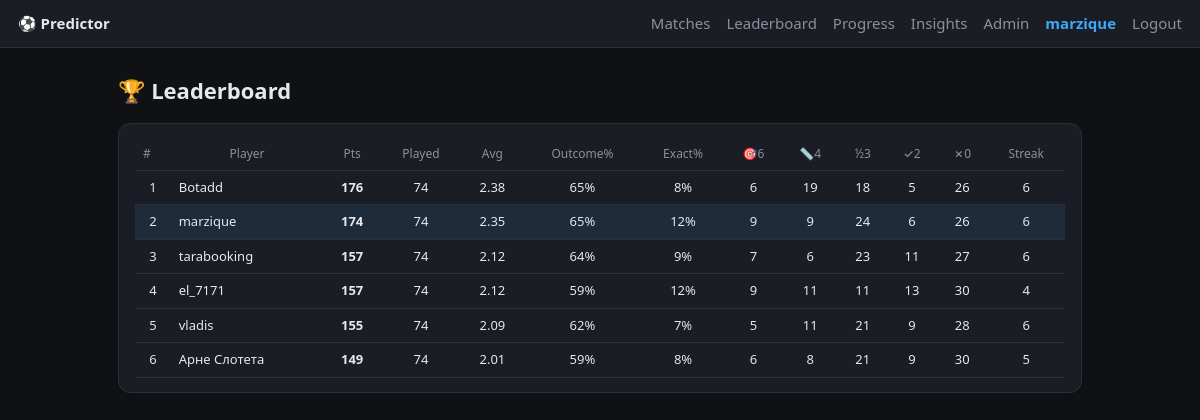
/leaderboard (signed in), run on the app's committed database.
### tables this page shows
CREATE TABLE users (
    id            INTEGER PRIMARY KEY AUTOINCREMENT,
    username      TEXT UNIQUE NOT NULL,
    password_hash TEXT NOT NULL,
    created_at    TEXT NOT NULL
);

### app.py (the view)
@app.get("/leaderboard", response_class=HTMLResponse)
async def leaderboard(request: Request):
    user = current_user(request)
    if not user:
        return RedirectResponse("/login", status_code=302)
    with connect() as conn:
        _, stats, has_data = build_metrics(conn)
    return render(request, "leaderboard.html",
                  {"user": user, "stats": stats, "has_data": has_data})

### templates/leaderboard.html (shortened to what this page needs)
{% extends "base.html" %}
{% block main_class %}wide{% endblock %}
{% block content %}
<h1>🏆 Leaderboard</h1>
{% if not has_data %}
  <p class="hint">No finished matches yet — standings fill in as results come in.</p>
{% else %}
<div class="card">
  <div class="stats-scroll">
    <table class="stats">
      <thead><tr>
        <th>#</th><th>Player</th><th>Pts</th><th>Played</th><th>Avg</th>
        <th>Outcome%</th><th>Exact%</th>
        <th>🎯6</th><th>📏4</th><th>½3</th><th>✓2</th><th>✗0</th>
        <th>Streak</th>
      </tr></thead>
      <tbody>
      {% for s in stats %}
        <tr class="{{ 'me-row' if s['name'] == user['username'] else '' }}">
          <td>{{ loop.index }}</td>
          <td class="who">{{ s["name"] }}</td>
          <td><b>{{ s["total"] }}</b></td>
          <td>{{ s["played"] }}</td>
          <td>{{ s["avg"] }}</td>
          <td>{{ s["acc"] }}%</td>
          <td>{{ s["exact_pct"] }}%</td>
          <td>{{ s["t6"] }}</td><td>{{ s["t4"] }}</td><td>{{ s["t3"] }}</td>
          <td>{{ s["t2"] }}</td><td>{{ s["t0"] }}</td>
          <td>{{ s["streak"] }}</td>
        </tr>
      {% endfor %}
      </tbody>
    </table>
  </div>
</div>
{% endif %}
{% endblock %}

### templates/base.html (shortened to what this page needs)
<!doctype html>
<html lang="en">
<head>
  <link rel="stylesheet" href="/static/style.css">
</head>
<body>
  <header>
    <a href="/" class="brand">⚽ Predictor</a>
    {% if user %}
    <nav>
      <a href="/">Matches</a>
      <a href="/leaderboard">Leaderboard</a>
      <a href="/progress">Progress</a>
      <a href="/insights">Insights</a>
      {% if is_admin %}<a href="/admin">Admin</a>{% endif %}
      <span class="me">{{ user["username"] }}</span>
      <a href="/logout">Logout</a>
    </nav>
    {% endif %}
  </header>
  <main class="{% block main_class %}{% endblock %}">
    {% block content %}{% endblock %}
  </main>
</body>
</html>

### static/style.css (style rules this page uses)
:root { --bg: #0f1115; --card: #1a1d24; --line: #2a2e38; --fg: #e6e8ec; --muted: #8b909c; --accent: #3da9fc; --good: #4caf50; }
* { box-sizing: border-box; }
body { margin: 0; background: var(--bg); color: var(--fg); font: 15px/1.5 system-ui, -apple-system, Segoe UI, Roboto, sans-serif; }
header { display: flex; align-items: center; gap: 16px; padding: 12px 18px; border-bottom: 1px solid var(--line); background: var(--card); position: sticky; top: 0; z-index: 10; }
.brand { font-weight: 700; color: var(--fg); text-decoration: none; }
nav { margin-left: auto; display: flex; align-items: center; gap: 16px; }
nav a { color: var(--muted); text-decoration: none; }
nav .me { color: var(--accent); font-weight: 600; }
main { max-width: 640px; margin: 0 auto; padding: 18px; }
main.wide { max-width: 1000px; }
h1 { font-size: 22px; margin: 8px 0 16px; }
.card { background: var(--card); border: 1px solid var(--line); border-radius: 12px; padding: 14px 16px; margin-bottom: 12px; }
.stats-scroll { overflow-x: auto; }
.stats { border-collapse: collapse; width: 100%; font-size: 13px; }
.stats th, .stats td { padding: 7px 8px; text-align: center; white-space: nowrap; border-bottom: 1px solid var(--line); }
.stats th { color: var(--muted); font-weight: 500; font-size: 12px; }
.stats td.who, .stats th:first-child { text-align: left; }
.stats .me-row { background: rgba(61,169,252,0.10); }

### data on the page
users: username "marzique", name "marzique", total "174", played "74", avg "2.35", acc "65", exact_pct "12", t6 "9", t4 "9", t3 "24", t2 "6", t0 "26", streak "6"
users: name "Botadd", total "176", played "74", avg "2.38", acc "65", exact_pct "8", t6 "6", t4 "19", t3 "18", t2 "5", t0 "26", streak "6"
users: name "tarabooking", total "157", played "74", avg "2.12", acc "64", exact_pct "9", t6 "7", t4 "6", t3 "23", t2 "11", t0 "27", streak "6"
users: name "el_7171", total "157", played "74", avg "2.12", acc "59", exact_pct "12", t6 "9", t4 "11", t3 "11", t2 "13", t0 "30", streak "4"
users: name "vladis", total "155", played "74", avg "2.09", acc "62", exact_pct "7", t6 "5", t4 "11", t3 "21", t2 "9", t0 "28", streak "6"
users: name "Арне Слотета", total "149", played "74", avg "2.01", acc "59", exact_pct "8", t6 "6", t4 "8", t3 "21", t2 "9", t0 "30", streak "5"
